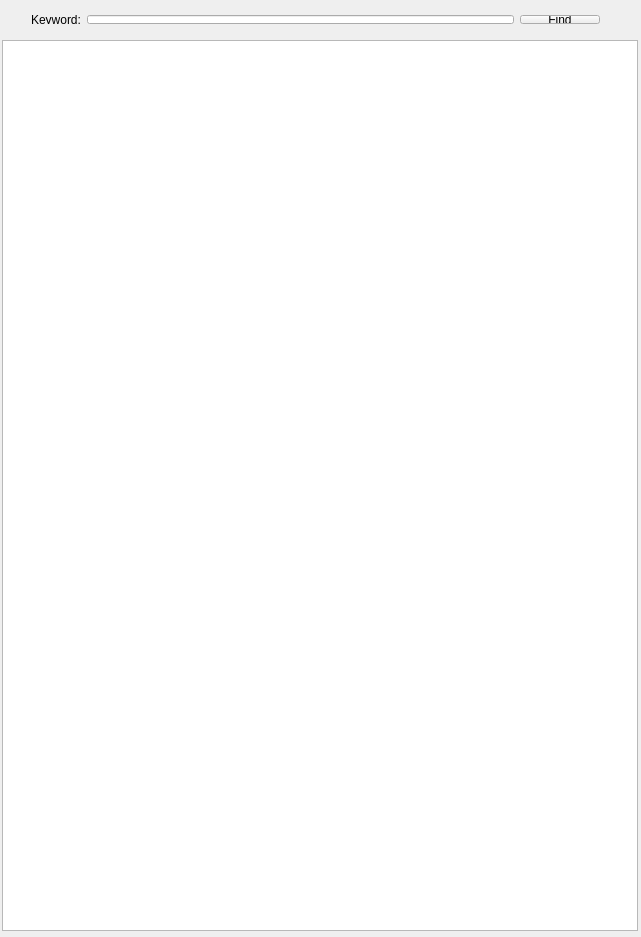
<?xml version="1.0" encoding="UTF-8"?>
<ui version="4.0">
 <class>NotepadWindow</class>
 <widget class="QWidget" name="NotepadWindow">
  <property name="geometry">
   <rect>
    <x>0</x>
    <y>0</y>
    <width>641</width>
    <height>937</height>
   </rect>
  </property>
  <property name="sizePolicy">
   <sizepolicy hsizetype="Expanding" vsizetype="Expanding">
    <horstretch>0</horstretch>
    <verstretch>0</verstretch>
   </sizepolicy>
  </property>
  <property name="windowTitle">
   <string>Notepad</string>
  </property>
  <widget class="QTextEdit" name="textEdit">
   <property name="geometry">
    <rect>
     <x>2</x>
     <y>40</y>
     <width>636</width>
     <height>891</height>
    </rect>
   </property>
   <property name="sizePolicy">
    <sizepolicy hsizetype="Ignored" vsizetype="Ignored">
     <horstretch>0</horstretch>
     <verstretch>0</verstretch>
    </sizepolicy>
   </property>
   <property name="styleSheet">
    <string notr="true">border-color: rgb(0, 0, 0);
font: 10pt &quot;Arial&quot;;</string>
   </property>
  </widget>
  <widget class="QWidget" name="layoutWidget">
   <property name="geometry">
    <rect>
     <x>20</x>
     <y>4</y>
     <width>591</width>
     <height>31</height>
    </rect>
   </property>
   <layout class="QHBoxLayout" name="horizontalLayout">
    <item>
     <widget class="QLabel" name="label">
      <property name="text">
       <string>Keyword:</string>
      </property>
     </widget>
    </item>
    <item>
     <widget class="QLineEdit" name="lineEdit"/>
    </item>
    <item>
     <widget class="QPushButton" name="findButton">
      <property name="text">
       <string>Find</string>
      </property>
     </widget>
    </item>
   </layout>
  </widget>
 </widget>
 <layoutdefault spacing="6" margin="11"/>
 <resources/>
 <connections>
  <connection>
   <sender>lineEdit</sender>
   <signal>returnPressed()</signal>
   <receiver>findButton</receiver>
   <slot>animateClick()</slot>
   <hints>
    <hint type="sourcelabel">
     <x>300</x>
     <y>18</y>
    </hint>
    <hint type="destinationlabel">
     <x>572</x>
     <y>19</y>
    </hint>
   </hints>
  </connection>
 </connections>
</ui>
